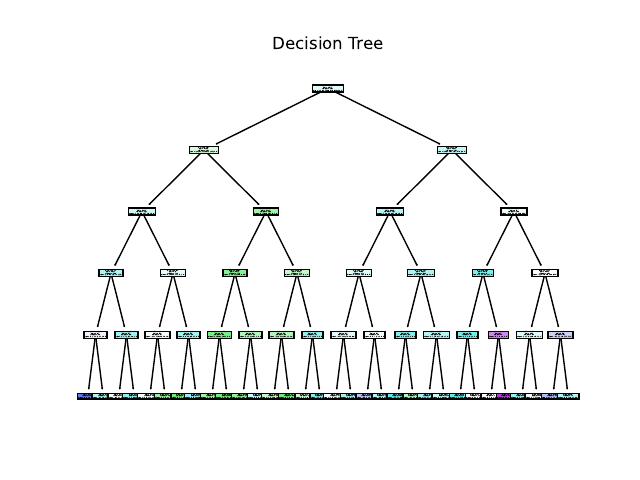

Python code for this plot:
#https://scikit-learn.org/stable/modules/tree.html

from data_store import DataStore
from sklearn.tree import DecisionTreeClassifier, plot_tree
import matplotlib.pyplot as plt

class WineTreeClassifier:
    def __init__(self):
        self.clf = DecisionTreeClassifier(max_depth=5)
        self.data_store = DataStore()
        self.X_train, self.y_train, self.X_test, self.y_test = self.data_store.get_data()

    def train(self):
        self.clf = self.clf.fit(self.X_train, self.y_train)

    def predict(self):
        res = self.clf.predict(self.X_test)
        res_mapped = ["great" if x > 5 else "poor" for x in res]
        return res_mapped

if __name__ == '__main__':
    clf = WineTreeClassifier()
    clf.train()
    print(clf.predict())
    plt.figure()
    plot_tree(clf.clf, filled=True)
    plt.title("Decision Tree")
    plt.savefig("tree.pdf", format="pdf")
    #print(clf.clf.score())
